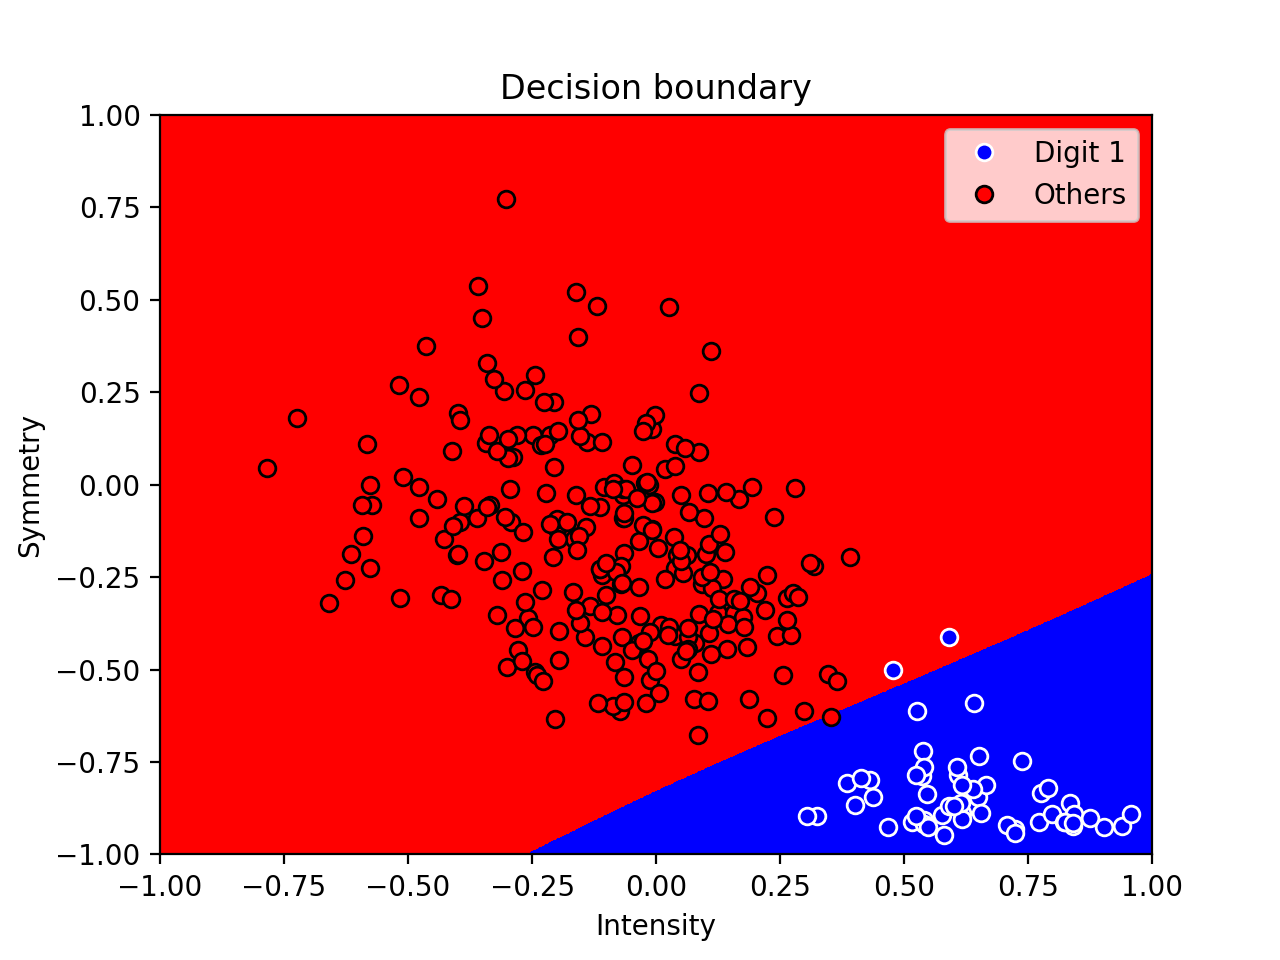

Generate this figure with Python:
import numpy as np
import matplotlib.pyplot as plt
from nn import nn
from random import shuffle

# calculate symmetry about y-axis and x-axis
def getSymmetry(array):
    #"""
    val0 = 0
    for i in range(0,8):
        for j in range(0, 16):
            val0 += abs(float(array[j*16 + i]) - float(array[(j+1)*16 - (i + 1)]))
    val0 /=128
    #"""
    val1 = 0
    for i in range(0,16):
        for j in range(0,8):
            val1 += abs(float(array[j*16 + i]) - float(array[(15 - j)*16 - i]))
    val1 /=128
    return val1 + val0

def getIntensity(array):
    val = 0
    for i in range(0,256):
        val += abs(float(array[i]))
    return val

def classify():
    ones_x = []
    ones_y = []
    other_x = []
    other_y = []
    xs = []
    ys = []
    data = []
    #normalization
    #=====================================#

    #new.test
    #ZipDigits.combine
    #f = open('ZipDigits.combine', 'r')
    f = open('new.train', 'r')
    for line in f:
        line = line.split(' ')
        y = getSymmetry(line[1:-1])
        x = getIntensity(line[1:-1])
        xs.append(x)
        ys.append(y)
        if line[0] == '1.0000':
            ones_y.append(y)
            ones_x.append(x)
        else:
            other_y.append(y)
            other_x.append(x)
    f.close()
    f = open('new.test', 'r')
    for line in f:
        line = line.split(' ')
        y = getSymmetry(line[1:-1])
        x = getIntensity(line[1:-1])
        xs.append(x)
        ys.append(y)
    f.close()
    xs = np.array(xs)
    ys = np.array(ys)
    ones_x = np.array(ones_x)
    ones_x = 2 * (ones_x - xs.min())/xs.ptp() - 1
    ones_y = np.array(ones_y)
    ones_y = 2 * (ones_y - ys.min())/ys.ptp() - 1
    other_x = np.array(other_x)
    other_x = 2 * (other_x - xs.min())/xs.ptp() - 1
    other_y = np.array(other_y)
    other_y = 2 * (other_y - ys.min())/ys.ptp() - 1
    ones, = plt.plot(ones_x, ones_y, 'bo', markeredgecolor='w', label="Digit 1")
    others, = plt.plot(other_x, other_y, 'ro', markeredgecolor='k', label="Others")
    #load data
    #=====================================#
    for i in range(len(ones_x)):
        ptx = [ones_x[i], ones_y[i], 1]
        data.append(ptx)
    for i in range(len(other_y)):
        ptx = [other_x[i], other_y[i], -1]
        data.append(ptx)
    shuffle(data)
    X = []
    Y = []
    traind = data[:250]
    testd = data[250:]
    for d in traind:
        X.append([d[0], d[1]])
        Y.append([d[2]])

    X = np.array(X)
    Y = np.array(Y)

    Xt = []
    Yt = []
    for d in testd:
        Xt.append([d[0], d[1]])
        Yt.append([d[2]])
    ein = []
    ecv = []
    iteration = []
    nerualnetwork = nn()
    for i in range(50):#2000000
        iteration.append(i + 1)
        epsilon = 0.0004 / np.sqrt(i + 1)
        nerualnetwork.train(X, Y, epsilon)
        e1 = nerualnetwork.perror(X, Y)
        #print("e1: ", e1)
        ein.append(e1)
        e1 = nerualnetwork.perror(Xt, Yt)
        ecv.append(e1)
    xt = []
    yt = []
    data_test = []
    f = open('new.test', 'r')
    for line in f:
        line = line.split(' ')
        y = getSymmetry(line[1:-1])
        x = getIntensity(line[1:-1])
        if line[0] == '1.0000':
            data_test.append((x,y,1))
        else:
            data_test.append((x,y,-1))
    f.close()
    for i in data_test:
        x = 2 * (i[0] - xs.min())/xs.ptp() - 1
        y = 2 * (i[1] - ys.min())/ys.ptp() - 1
        ptx = [x, y]
        xt.append(ptx)
        label = i[2]
        yt.append([label])
    Xt = np.array(xt)
    Yt = np.array(yt)
    e1 = nerualnetwork.perror(Xt, Yt)
    print("test_error: ", e1)

    X, Y=np.meshgrid(np.arange(-1, 1, 0.001),
                         np.arange(-1, 1, 0.001))
    x_len, y_len = np.shape(X)
    tptx = []
    for i in range(x_len):
        for j in range(y_len):
            px = X[i][j]
            py = Y[i][j]
            ptx = [px, py]
            tptx.append(ptx)
    z = nerualnetwork.predict(np.array(tptx))
    Z = np.reshape(z, (x_len, y_len))
    plt.xlabel('Intensity')
    plt.ylabel('Symmetry')
    CS = plt.contourf(X, Y, Z, colors=('r', 'b'))
    plt.title("Decision boundary")
    plt.legend(loc='upper right')
    """
    f, = plt.plot(iteration, ein, 'bo')
    g, = plt.plot(iteration, ecv, 'ro')
    plt.legend([f, g] , [r"$E_{in}$", r"$E_{cv}$"])
    plt.xlabel("$iterations$")
    plt.ylabel('Error')
    plt.title("Error versus iterations")
    """
    #plt.grid()
    plt.show()


if __name__ == "__main__":
    classify()
